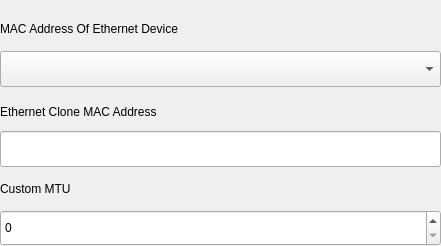
<?xml version="1.0" encoding="UTF-8"?>
<ui version="4.0">
 <class>EthernetWidget</class>
 <widget class="QWidget" name="EthernetWidget">
  <property name="geometry">
   <rect>
    <x>0</x>
    <y>0</y>
    <width>441</width>
    <height>246</height>
   </rect>
  </property>
  <property name="windowTitle">
   <string>EthernetWidget</string>
  </property>
  <layout class="QVBoxLayout" name="verticalLayout_4">
   <property name="spacing">
    <number>8</number>
   </property>
   <property name="leftMargin">
    <number>0</number>
   </property>
   <property name="topMargin">
    <number>16</number>
   </property>
   <property name="rightMargin">
    <number>0</number>
   </property>
   <property name="bottomMargin">
    <number>0</number>
   </property>
   <item>
    <layout class="QVBoxLayout" name="verticalLayout">
     <property name="spacing">
      <number>10</number>
     </property>
     <item>
      <widget class="QLabel" name="label_19">
       <property name="text">
        <string>MAC Address Of Ethernet Device</string>
       </property>
      </widget>
     </item>
     <item>
      <widget class="OptionsComboBox" name="deviceMac">
       <property name="minimumSize">
        <size>
         <width>0</width>
         <height>36</height>
        </size>
       </property>
       <property name="maximumSize">
        <size>
         <width>16777215</width>
         <height>36</height>
        </size>
       </property>
      </widget>
     </item>
    </layout>
   </item>
   <item>
    <layout class="QVBoxLayout" name="verticalLayout_2">
     <property name="spacing">
      <number>10</number>
     </property>
     <property name="topMargin">
      <number>8</number>
     </property>
     <item>
      <widget class="QLabel" name="label_20">
       <property name="text">
        <string>Ethernet Clone MAC Address</string>
       </property>
      </widget>
     </item>
     <item>
      <widget class="QLineEdit" name="cloneDeviceMac">
       <property name="minimumSize">
        <size>
         <width>0</width>
         <height>36</height>
        </size>
       </property>
       <property name="maximumSize">
        <size>
         <width>16777215</width>
         <height>36</height>
        </size>
       </property>
      </widget>
     </item>
    </layout>
   </item>
   <item>
    <layout class="QVBoxLayout" name="verticalLayout_3">
     <property name="spacing">
      <number>8</number>
     </property>
     <property name="bottomMargin">
      <number>0</number>
     </property>
     <item>
      <layout class="QHBoxLayout" name="mtuLayout">
       <property name="spacing">
        <number>0</number>
       </property>
       <item>
        <widget class="QLabel" name="label_23">
         <property name="text">
          <string>Custom MTU</string>
         </property>
        </widget>
       </item>
       <item>
        <spacer name="horizontalSpacer_5">
         <property name="orientation">
          <enum>Qt::Horizontal</enum>
         </property>
         <property name="sizeHint" stdset="0">
          <size>
           <width>40</width>
           <height>20</height>
          </size>
         </property>
        </spacer>
       </item>
      </layout>
     </item>
     <item>
      <widget class="QSpinBox" name="customMTU">
       <property name="minimumSize">
        <size>
         <width>0</width>
         <height>36</height>
        </size>
       </property>
       <property name="maximumSize">
        <size>
         <width>16777215</width>
         <height>36</height>
        </size>
       </property>
      </widget>
     </item>
    </layout>
   </item>
  </layout>
 </widget>
 <customwidgets>
  <customwidget>
   <class>OptionsComboBox</class>
   <extends>QComboBox</extends>
   <header location="global">options-combobox.h</header>
  </customwidget>
 </customwidgets>
 <resources/>
 <connections/>
</ui>
